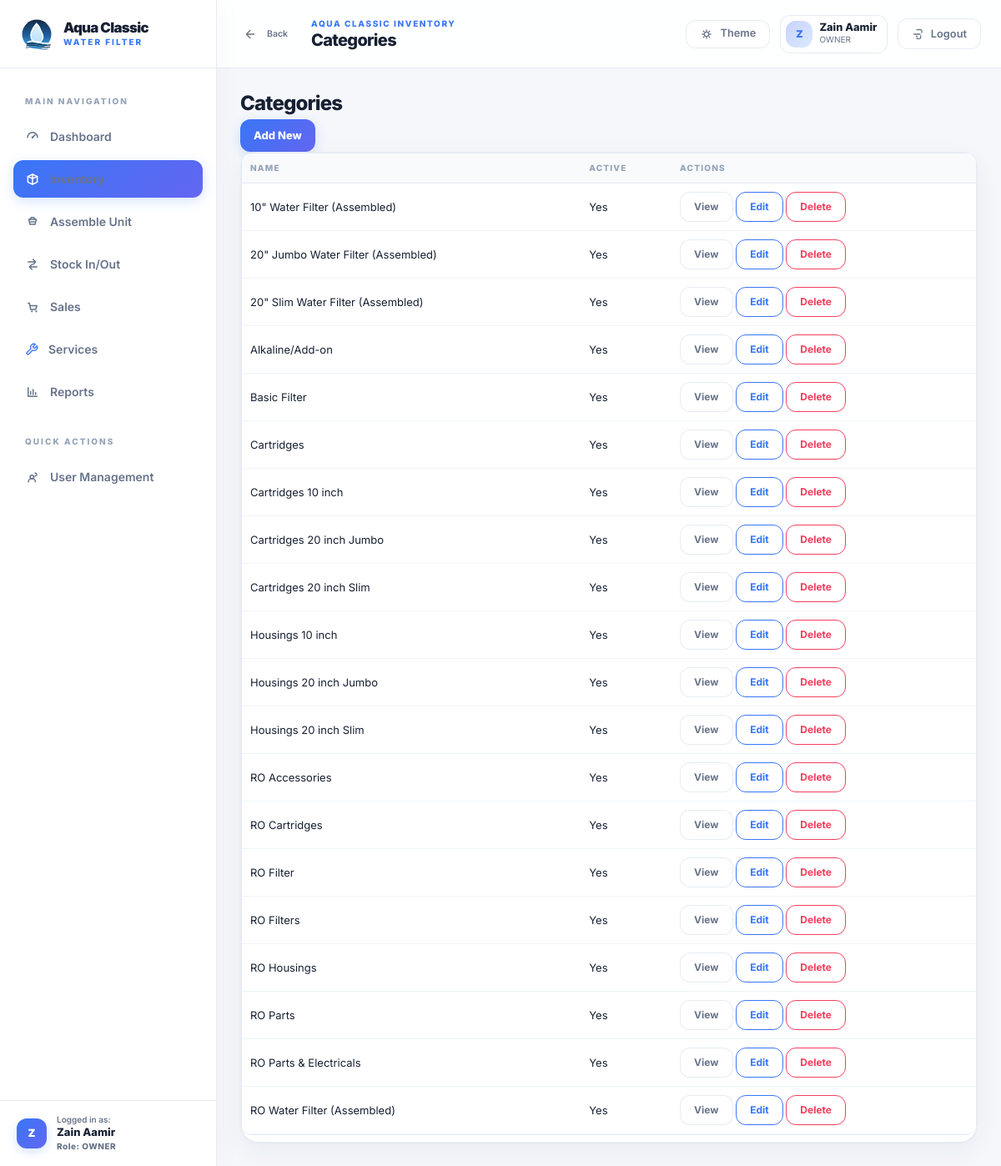
The app's page /catalog/categories/ (signed in), older data.
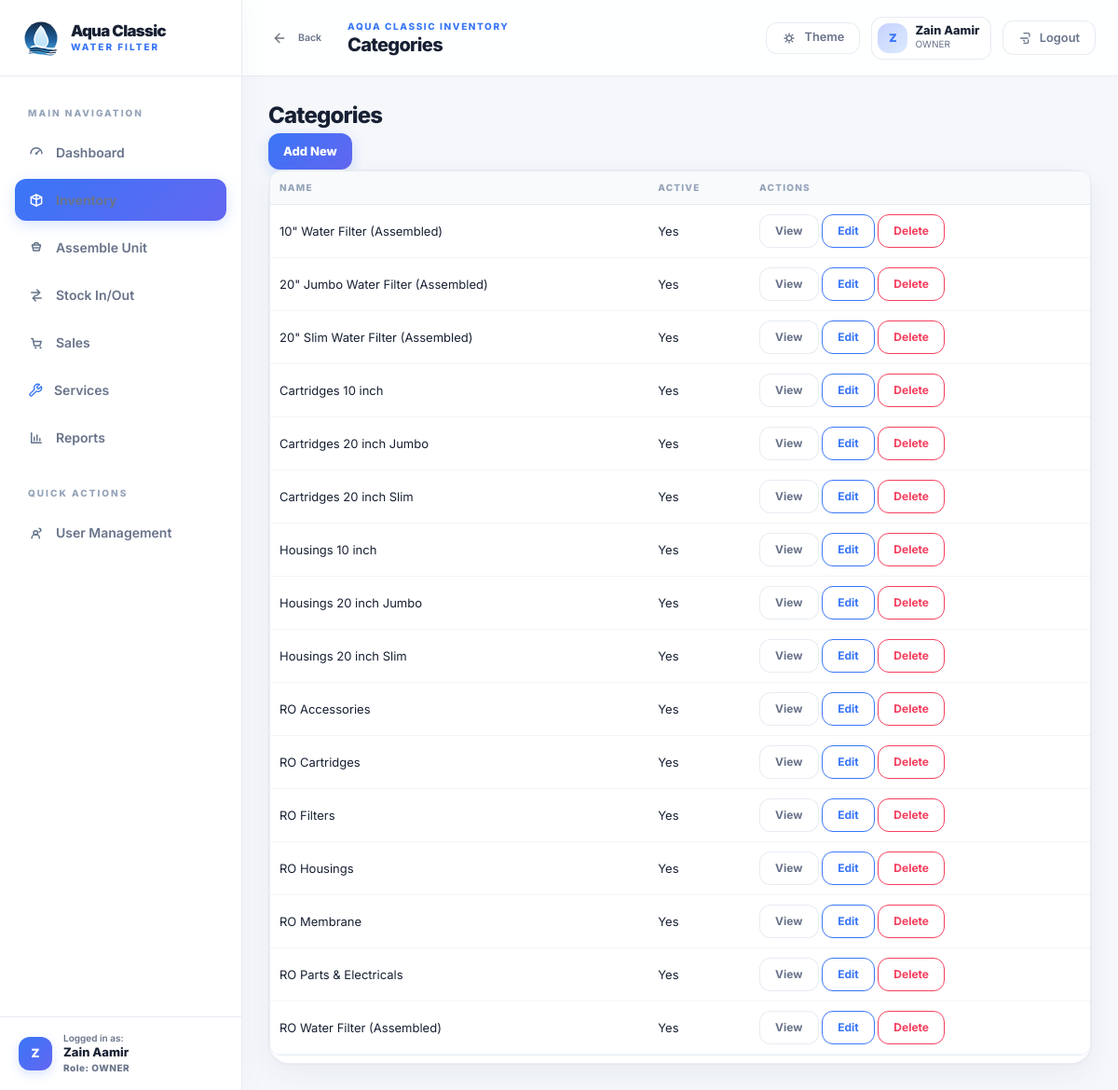
The same page, newer data.
### accounts/models.py (models this page shows, shortened)
class User(AbstractUser):
	class Role(models.TextChoices):
		OWNER = "OWNER", "Owner/Admin"
		STAFF = "STAFF", "Staff"
	role = models.CharField(max_length=20, choices=Role.choices, default=Role.OWNER)
	class Meta:
		verbose_name = "user"
		verbose_name_plural = "users"

### catalog/models.py (models this page shows, shortened)
class Category(models.Model):
	name = models.CharField(max_length=120, unique=True)
	description = models.TextField(blank=True)
	is_active = models.BooleanField(default=True)
	created_at = models.DateTimeField(auto_now_add=True)
	class Meta:
		ordering = ["name"]

### catalog/views.py (the view)
# urls.py: path("categories/", CategoryListView.as_view(), name="category-list"),
class CategoryListView(BaseListView):
    model = Category
    page_title = "Categories"
    columns = [{"label": "Name", "lookup": "name"}, {"label": "Active", "lookup": "is_active"}]
    create_url = reverse_lazy("catalog:category-add")
    detail_url_name = "catalog:category-edit"
    edit_url_name = "catalog:category-edit"
    delete_url_name = "catalog:category-delete"

### catalog/views.py (called while the page is built)
    @property
    def _can_manage(self):
        return self.request.user.is_superuser or getattr(self.request.user, "role", None) == "OWNER"

### config/ui.py (called while the page is built)
def resolve_value(instance, lookup: str):
    value = instance
    for part in lookup.split("."):
        value = getattr(value, part)
        if callable(value):
            value = value()
    if isinstance(value, Decimal):
        return f"{value:,.3f}".rstrip("0").rstrip(".")
    if value is True:
        return "Yes"
    if value is False:
        return "No"
    return value

def build_detail_rows(instance, fields):
    return [
        {
            "label": field["label"],
            "value": resolve_value(instance, field["lookup"]),
        }
        for field in fields
    ]

### templates/generic/list.html (shortened to what this page needs)
{% extends "base.html" %}
{% block page_title %}{{ page_title }}{% endblock %}
{% block content %}
<section class="page-panel">
  <div class="section-head">
    <div>
      <h2 class="h4 mb-1">{{ page_title }}</h2>
    </div>
    {% if create_url %}
      <a class="btn btn-primary" href="{{ create_url }}">{{ create_label|default:"Add New" }}</a>
    {% endif %}
  </div>
  <div class="card">
    <div class="table-responsive">
      <table class="table table-hover align-middle">
        <thead><tr>{% for column in columns %}<th>{{ column.label }}</th>{% endfor %}<th>Actions</th></tr></thead>
        <tbody>
          {% for row in rows %}
            <tr>
              {% for value in row.values %}<td>{{ value }}</td>{% endfor %}
              <td class="text-nowrap">
                {% if row.object_url %}<a class="btn btn-sm btn-outline-secondary" href="{{ row.object_url }}">View</a>{% endif %}
                {% if row.edit_url %}<a class="btn btn-sm btn-outline-primary" href="{{ row.edit_url }}">Edit</a>{% endif %}
                {% if row.delete_url %}<a class="btn btn-sm btn-outline-danger" href="{{ row.delete_url }}">Delete</a>{% endif %}
              </td>
            </tr>
          {% empty %}
            <tr><td colspan="{{ columns|length|add:1 }}" class="empty-state">No records found.</td></tr>
          {% endfor %}
        </tbody>
      </table>
    </div>
  </div>
</section>
{% endblock %}

### templates/base.html (shortened to what this page needs)
{% load static %}
<!doctype html>
<html lang="en" data-theme="light">
<head>
  <link href="https://cdn.jsdelivr.net/npm/bootstrap@5.3.3/dist/css/bootstrap.min.css" rel="stylesheet">
  <link rel="stylesheet" href="{% static 'app.css' %}?v=3">
  <link href="https://cdn.jsdelivr.net/npm/tom-select@2.3.1/dist/css/tom-select.bootstrap5.min.css" rel="stylesheet">
</head>
<body class="app-root {% if not user.is_authenticated %}auth-layout{% endif %}">
  {% if user.is_authenticated %}
  <div class="app-shell">
    <aside class="sidebar" data-sidebar>
      <div class="sidebar__brand">
        <a class="brand-lockup" href="{% url 'dashboard:home' %}">
          <img src="{% static 'brand/aqua-classic-badge.svg' %}" alt="Aqua Classic" class="brand-lockup__mark">
          <span class="brand-lockup__copy">
            <strong>Aqua Classic</strong>
            <span>Water Filter</span>
          </span>
        </a>
      </div>
      <nav class="sidebar__nav" aria-label="Primary">
        <div class="sidebar__section-header">Main Navigation</div>
        <a class="sidebar-link {% if request.path == '/' %}is-active{% endif %}" href="{% url 'dashboard:home' %}">
          <svg aria-hidden="true"><use href="#icon-dashboard"></use></svg>
          <span>Dashboard</span>
        </a>
        <a class="sidebar-link {% if '/catalog/' in request.path %}is-active{% endif %}" href="{% url 'catalog:product-list' %}">
          <svg aria-hidden="true"><use href="#icon-catalog"></use></svg>
          <span>Inventory</span>
        </a>
        <a class="sidebar-link {% if '/inventory/assemble/' in request.path %}is-active{% endif %}" href="{% url 'inventory:assemble-unit' %}">
          <svg aria-hidden="true"><use href="#icon-assemble"></use></svg>
          <span>Assemble Unit</span>
        </a>
        <a class="sidebar-link {% if '/inventory/ledger/' in request.path %}is-active{% endif %}" href="{% url 'inventory:stock-ledger' %}">
          <svg aria-hidden="true"><use href="#icon-movement"></use></svg>
          <span>Stock In/Out</span>
        </a>
        <a class="sidebar-link {% if '/sales/' in request.path %}is-active{% endif %}" href="{% url 'sales:sale-list' %}">
          <svg aria-hidden="true"><use href="#icon-sales"></use></svg>
          <span>Sales</span>
        </a>
        <a class="sidebar-link {% if '/services/' in request.path %}is-active{% endif %}" href="{% url 'services:service-list' %}">
          <span>Services</span>
        </a>
        <a class="sidebar-link {% if '/reports/' in request.path %}is-active{% endif %}" href="{% url 'reports:report-home' %}">
          <svg aria-hidden="true"><use href="#icon-reports"></use></svg>
          <span>Reports</span>
        </a>
        {% if user.role == 'OWNER' or user.is_superuser %}
          <div class="sidebar__section-header mt-3">Quick Actions</div>
          <a class="sidebar-link {% if '/accounts/staff/' in request.path %}is-active{% endif %}" href="{% url 'accounts:staff-list' %}">
            <svg aria-hidden="true"><use href="#icon-users"></use></svg>
            <span>User Management</span>
          </a>
        {% endif %}
      </nav>
      <div class="sidebar__footer">
        <a href="{% url 'accounts:profile' %}" class="sidebar-user-card text-decoration-none">
          <div class="sidebar-user-card__avatar">{{ user.username|slice:':1'|upper }}</div>
          <div class="sidebar-user-card__info overflow-hidden">
            <span class="d-block small" style="font-size: 0.625rem; line-height: 1.2; color: var(--text-muted); font-weight: 600;">Logged in as:</span>
            <strong class="d-block text-truncate" style="font-size: 0.8125rem; color: var(--heading-color); font-weight: 800;">{{ user.get_full_name|default:user.username }}</strong>
            <span class="d-block small" style="font-size: 0.625rem; color: var(--accent-primary); font-weight: 800; letter-spacing: 0.05em;">Role: {{ user.role|default:'OWNER' }}</span>
          </div>
        </a>
      </div>
    </aside>
    <div class="app-main">
      <header class="topbar">
        <div class="topbar__left">
          <button class="btn btn-sm btn-ghost px-2 py-1 me-1 text-secondary" type="button" onclick="history.back()" title="Go to previous page">
            <svg style="width:16px;height:16px;vertical-align:-2px;" viewBox="0 0 24 24"><path d="M19 12H5M12 19l-7-7 7-7" fill="none" stroke="currentColor" stroke-width="2" stroke-linecap="round" stroke-linejoin="round"/></svg>
            <span class="small fw-semibold ms-1">Back</span>
          </button>
          <div class="topbar__title-wrap">
            <p class="topbar__eyebrow">Aqua Classic Inventory</p>
            <h1 class="topbar__title">{% block page_title %}Dashboard{% endblock %}</h1>
          </div>
        </div>
        <div class="topbar__actions">
          <button class="toggle-pill" type="button" data-theme-toggle aria-label="Toggle dark mode">
            <svg aria-hidden="true" class="toggle-pill__sun"><use href="#icon-sun"></use></svg>
            <span class="toggle-pill__label">Theme</span>
          </button>
          <a href="{% url 'accounts:profile' %}" class="user-chip text-decoration-none" title="View Owner Profile">
            <span class="user-chip__avatar">{{ user.username|slice:':1'|upper }}</span>
            <span class="user-chip__meta">
              <strong>{{ user.get_full_name|default:user.username }}</strong>
              <span>{{ user.role|default:'OWNER' }}</span>
            </span>
          </a>
          <form method="post" action="{% url 'logout' %}" class="logout-form">
            <button class="btn btn-ghost" type="submit">
              <svg aria-hidden="true"><use href="#icon-logout"></use></svg>
              Logout
            </button>
          </form>
        </div>
      </header>
      <main class="content-stage">
        <div class="content-frame page-enter">
          {% block content %}{% endblock %}
        </div>
      </main>
    </div>
  </div>
  {% endif %}
</body>
</html>

Row changes from the older to the newer data that the page shows:
removed Category: values "Alkaline/Add-on" "Yes"
removed Category: values "Basic Filter" "Yes"
removed Category: values "Cartridges" "Yes"
removed Category: values "RO Filter" "Yes"
removed Category: values "RO Parts" "Yes"
added Category: values "RO Membrane" "Yes"
